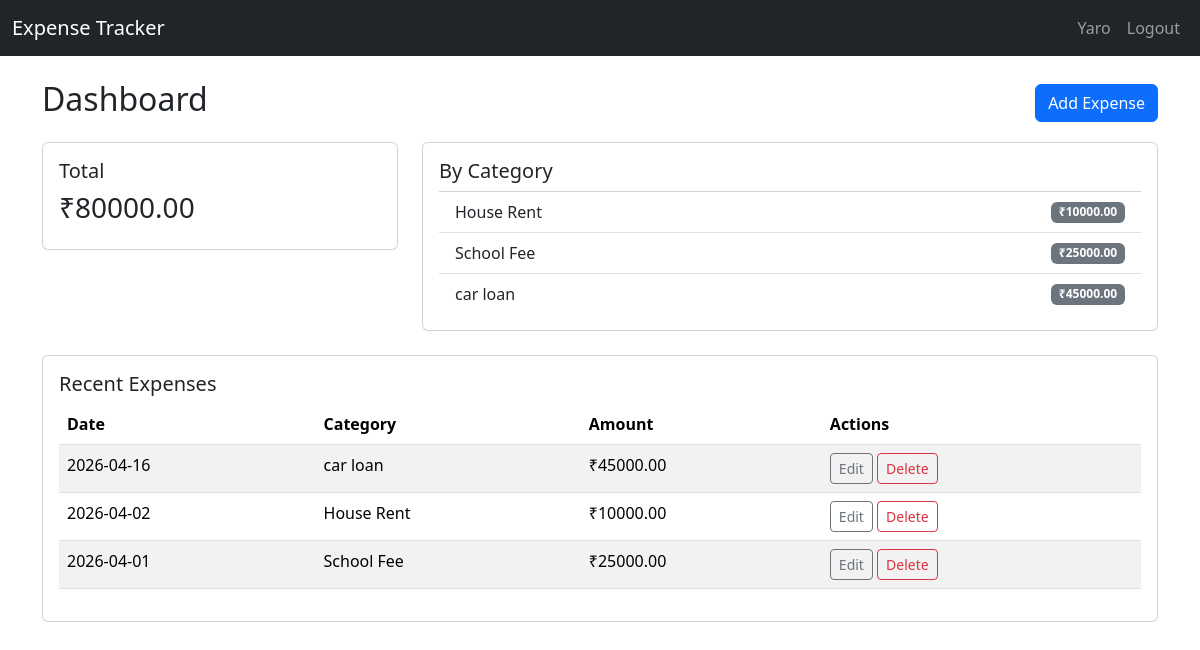
The app's page /dashboard (signed in) with its own data.
### tables this page shows
CREATE TABLE expenses (
                id INTEGER PRIMARY KEY AUTOINCREMENT,
                user_id INTEGER NOT NULL,
                amount REAL NOT NULL,
                category TEXT NOT NULL,
                date TEXT NOT NULL,
                FOREIGN KEY(user_id) REFERENCES users(id)
            );

### app.py (the view)
@app.route('/dashboard')
@login_required
def dashboard():
    db = get_db()
    user_id = session['user_id']
    expenses = db.execute('SELECT * FROM expenses WHERE user_id = ? ORDER BY date DESC', (user_id,)).fetchall()
    total = sum(row['amount'] for row in expenses) if expenses else 0.0
    cat_rows = db.execute('SELECT category, SUM(amount) as total FROM expenses WHERE user_id = ? GROUP BY category', (user_id,)).fetchall()
    categories = {r['category']: r['total'] for r in cat_rows}
    return render_template('dashboard.html', expenses=expenses, total=total, categories=categories)

### app.py (called while the page is built)
def get_db():
    db = getattr(g, '_database', None)
    if db is None:
        db = g._database = sqlite3.connect(DB_PATH)
        db.row_factory = sqlite3.Row
    return db

def login_required(f):
    @wraps(f)
    def decorated(*args, **kwargs):
        if 'user_id' not in session:
            return redirect(url_for('login'))
        return f(*args, **kwargs)
    return decorated

@app.teardown_appcontext
def close_connection(exception):
    db = getattr(g, '_database', None)
    if db is not None:
        db.close()

### Templates/dashboard.html
{% extends 'layout.html' %}
{% block content %}
  <div class="d-flex justify-content-between align-items-center mb-3">
    <h2>Dashboard</h2>
    <a class="btn btn-primary" href="{{ url_for('add_expense') }}">Add Expense</a>
  </div>
  <div class="row mb-4">
    <div class="col-md-4">
      <div class="card p-3">
        <h5>Total</h5>
        <h3>₹{{ '%.2f'|format(total) }}</h3>
      </div>
    </div>
    <div class="col-md-8">
      <div class="card p-3">
        <h5>By Category</h5>
        <ul class="list-group list-group-flush">
          {% for cat, amt in categories.items() %}
          <li class="list-group-item d-flex justify-content-between align-items-center">
            {{ cat }} <span class="badge bg-secondary">₹{{ '%.2f'|format(amt) }}</span>
          </li>
          {% else %}
          <li class="list-group-item">No expenses yet.</li>
          {% endfor %}
        </ul>
      </div>
    </div>
  </div>
  <div class="card">
    <div class="card-body">
      <h5 class="card-title">Recent Expenses</h5>
      <div class="table-responsive">
        <table class="table table-striped">
          <thead>
            <tr>
              <th>Date</th>
              <th>Category</th>
              <th>Amount</th>
              <th>Actions</th>
            </tr>
          </thead>
          <tbody>
            {% for e in expenses %}
            <tr>
              <td>{{ e.date }}</td>
              <td>{{ e.category }}</td>
              <td>₹{{ '%.2f'|format(e.amount) }}</td>
              <td>
                <a class="btn btn-sm btn-outline-secondary" href="{{ url_for('edit_expense', expense_id=e.id) }}">Edit</a>
                <form method="post" action="{{ url_for('delete_expense', expense_id=e.id) }}" style="display:inline" onsubmit="return confirm('Delete this expense?');">
                  <button class="btn btn-sm btn-outline-danger">Delete</button>
                </form>
              </td>
            </tr>
            {% else %}
            <tr><td colspan="4">No expenses added yet.</td></tr>
            {% endfor %}
          </tbody>
        </table>
      </div>
    </div>
  </div>
{% endblock %}

### Templates/layout.html (shortened to what this page needs)
<!doctype html>
<html lang="en">
  <head>
    <link href="https://cdn.jsdelivr.net/npm/bootstrap@5.3.2/dist/css/bootstrap.min.css" rel="stylesheet">
  </head>
  <body>
    <nav class="navbar navbar-expand-lg navbar-dark bg-dark">
      <div class="container-fluid">
        <a class="navbar-brand" href="{{ url_for('dashboard') }}">Expense Tracker</a>
        <div class="collapse navbar-collapse">
          <ul class="navbar-nav ms-auto">
            {% if session.username %}
            <li class="nav-item"><a class="nav-link" href="#">{{ session.username }}</a></li>
            <li class="nav-item"><a class="nav-link" href="{{ url_for('logout') }}">Logout</a></li>
            {% else %}
            <li class="nav-item"><a class="nav-link" href="{{ url_for('login') }}">Login</a></li>
            <li class="nav-item"><a class="nav-link" href="{{ url_for('register') }}">Register</a></li>
            {% endif %}
          </ul>
        </div>
      </div>
    </nav>
    <div class="container mt-4">
      {% block content %}{% endblock %}
    </div>
  </body>
</html>

### records on screen
expenses: category "House Rent", amount "10000.00", date "2026-04-02"
expenses: category "School Fee", amount "25000.00", date "2026-04-01"
expenses: category "car loan", amount "45000.00", date "2026-04-16"

### other values on screen
{{ session.username }} "Yaro"
{{ '%.2f'|format(total) }} "80000.00"
